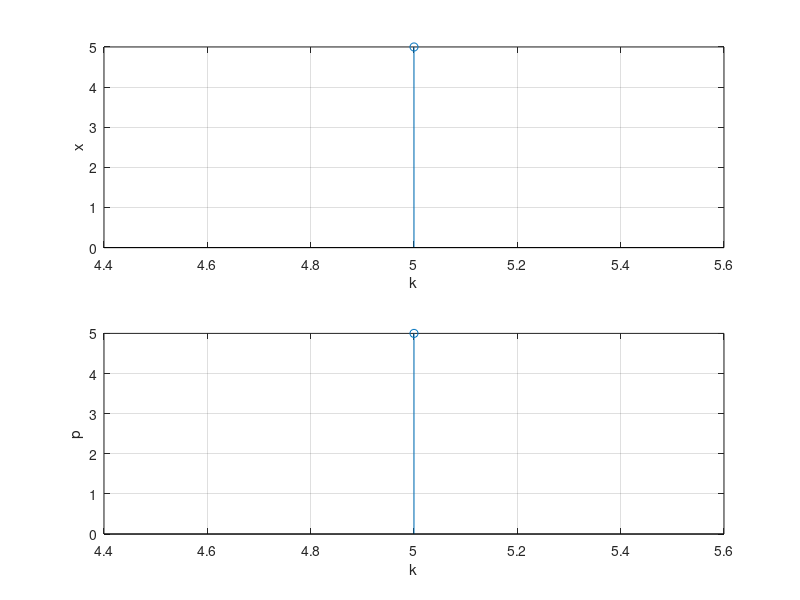

Here is the MATLAB script that generated this plot:
k = input("Enter the Range of x(n)");
x = input("Enter the Value of x(n)");
N = length(x);
W = exp(i*2*pi/N);

for n = 1:N
  xn(n) = 0;
  for j = 1:N
    xn(n) = xn(n) + x(j) * W^((n-1)*(j-1));

 end
 xn(n) = xn(n) / N;
end

p = abs(xn);
subplot(2,1,1);
stem(k, x);
grid on;
xlabel("k");
ylabel("x");

subplot(2,1,2);
stem(k, p);
grid on;
xlabel("k");
ylabel("p");
